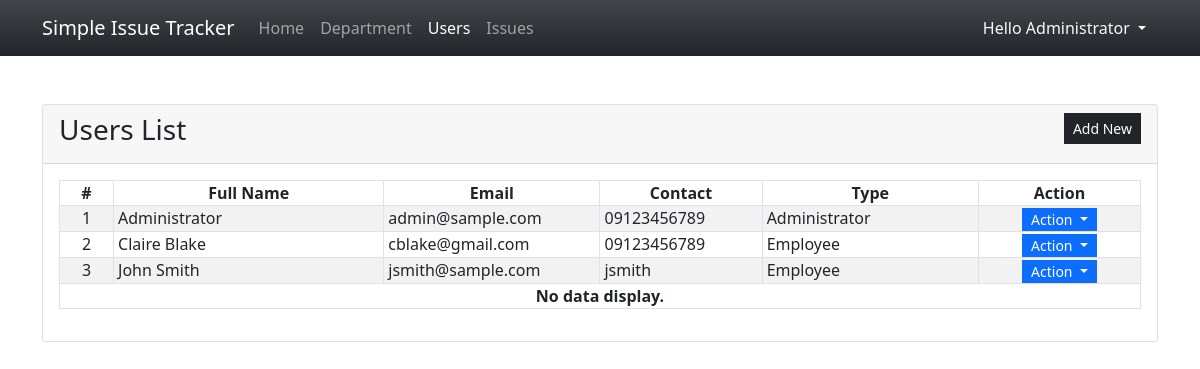
/?page=users (signed in), run on an earlier commit of the app's database.
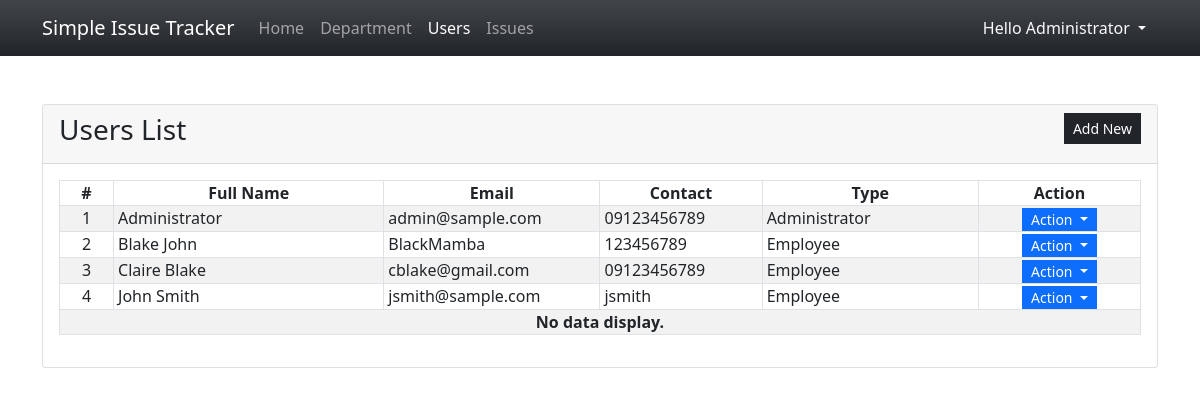
And on a later commit of the database.
### tables this page shows
CREATE TABLE user_list (
            `user_id` INTEGER PRIMARY KEY AUTOINCREMENT,
            `fullname` TEXT NOT NULL,
            `email` TEXT NOT NULL,
            `contact` TEXT NOT NULL,
            `username` TEXT NOT NULL,
            `password` TEXT NOT NULL,
            `department_id` INTEGER,
            `type` INTEGER,
            `designation` TEXT NOT NULL,
            `date_created` TIMESTAMP DEFAULT CURRENT_TIMESTAMP
        );

### users.php (the view, shortened to what this page needs)
<div class="card">
    <div class="card-header d-flex justify-content-between">
        <h3 class="card-title">Users List</h3>
        <div class="card-tools align-middle">
            <button class="btn btn-dark btn-sm py-1 rounded-0" type="button" id="create_new">Add New</button>
        </div>
    </div>
    <div class="card-body">
        <table class="table table-hover table-striped table-bordered">
            <colgroup>
                <col width="5%">
                <col width="25%">
                <col width="20%">
                <col width="15%">
                <col width="20%">
                <col width="15%">
            </colgroup>
            <thead>
                <tr>
                    <th class="text-center p-0">#</th>
                    <th class="text-center p-0">Full Name</th>
                    <th class="text-center p-0">Email</th>
                    <th class="text-center p-0">Contact</th>
                    <th class="text-center p-0">Type</th>
                    <th class="text-center p-0">Action</th>
                </tr>
            </thead>
            <tbody>
                <?php
                $sql = "SELECT * FROM `user_list` order by `fullname` asc";
                $qry = $conn->query($sql);
                $i = 1;
                    while($row = $qry->fetchArray()):
                ?>
                <tr>
                    <td class="text-center p-0"><?php echo $i++; ?></td>
                    <td class="py-0 px-1"><?php echo $row['fullname'] ?></td>
                    <td class="py-0 px-1"><?php echo $row['email'] ?></td>
                    <td class="py-0 px-1"><?php echo $row['contact'] ?></td>
                    <td class="py-0 px-1"><?php echo ($row['type'] == 1)? 'Administrator':'Employee' ?></td>
                    <th class="text-center py-0 px-1">
                        <div class="btn-group" role="group">
                            <button id="btnGroupDrop1" type="button" class="btn btn-primary dropdown-toggle btn-sm rounded-0 py-0" data-bs-toggle="dropdown" aria-expanded="false">
                            Action
                            </button>
                        </div>
                    </th>
                </tr>
                <?php endwhile; ?>
                <?php if(!$qry->fetchArray()): ?>
                    <tr>
                        <th class="text-center p-0" colspan="6">No data display.</th>
                    </tr>
                <?php endif; ?>
            </tbody>
        </table>
    </div>
</div>

### index.php (shortened to what this page needs)
<?php
$page = isset($_GET['page']) ? $_GET['page'] : 'home';
?>
<!DOCTYPE html>
<html lang="en">
<head>
    <link rel="stylesheet" href="css/bootstrap.min.css">
</head>
<body>
    <main>
    <nav class="navbar navbar-expand-lg navbar-dark bg-dark bg-gradient">
        <div class="container">
            <a class="navbar-brand" href="#">
                Simple Issue Tracker
            </a>
            <div class="collapse navbar-collapse" id="navbarNav">
                <ul class="navbar-nav">
                    <li class="nav-item">
                        <a class="nav-link <?php echo ($page == 'home')? 'active' : '' ?>" aria-current="page" href="./">Home</a>
                    </li>
                    <?php if($_SESSION['type'] == 1): ?>
                    <li class="nav-item">
                        <a class="nav-link <?php echo ($page == 'department')? 'active' : '' ?>" aria-current="page" href="./?page=department">Department</a>
                    </li>
                    <li class="nav-item">
                        <a class="nav-link <?php echo ($page == 'users')? 'active' : '' ?>" aria-current="page" href="./?page=users">Users</a>
                    </li>
                    <?php endif; ?>
                    <li class="nav-item">
                    <a class="nav-link" href="./?page=issues">Issues</a>
                    </li>
                </ul>
            </div>
            <div>
            <div class="dropdown">
                <button class="btn btn-secondary dropdown-toggle bg-transparent  text-light border-0" type="button" id="dropdownMenuButton1" data-bs-toggle="dropdown" aria-expanded="false">
                    Hello <?php echo $_SESSION['fullname'] ?>
                </button>
            </div>
            </div>
        </div>
    </nav>
    <div class="container py-5">
        <?php
            include $page.'.php';
        ?>
    </div>
    </main>
</body>
</html>

What changed in the data, as far as the page shows it:
added user_list: fullname "Blake John", email "BlackMamba", contact "123456789", type "Employee"
